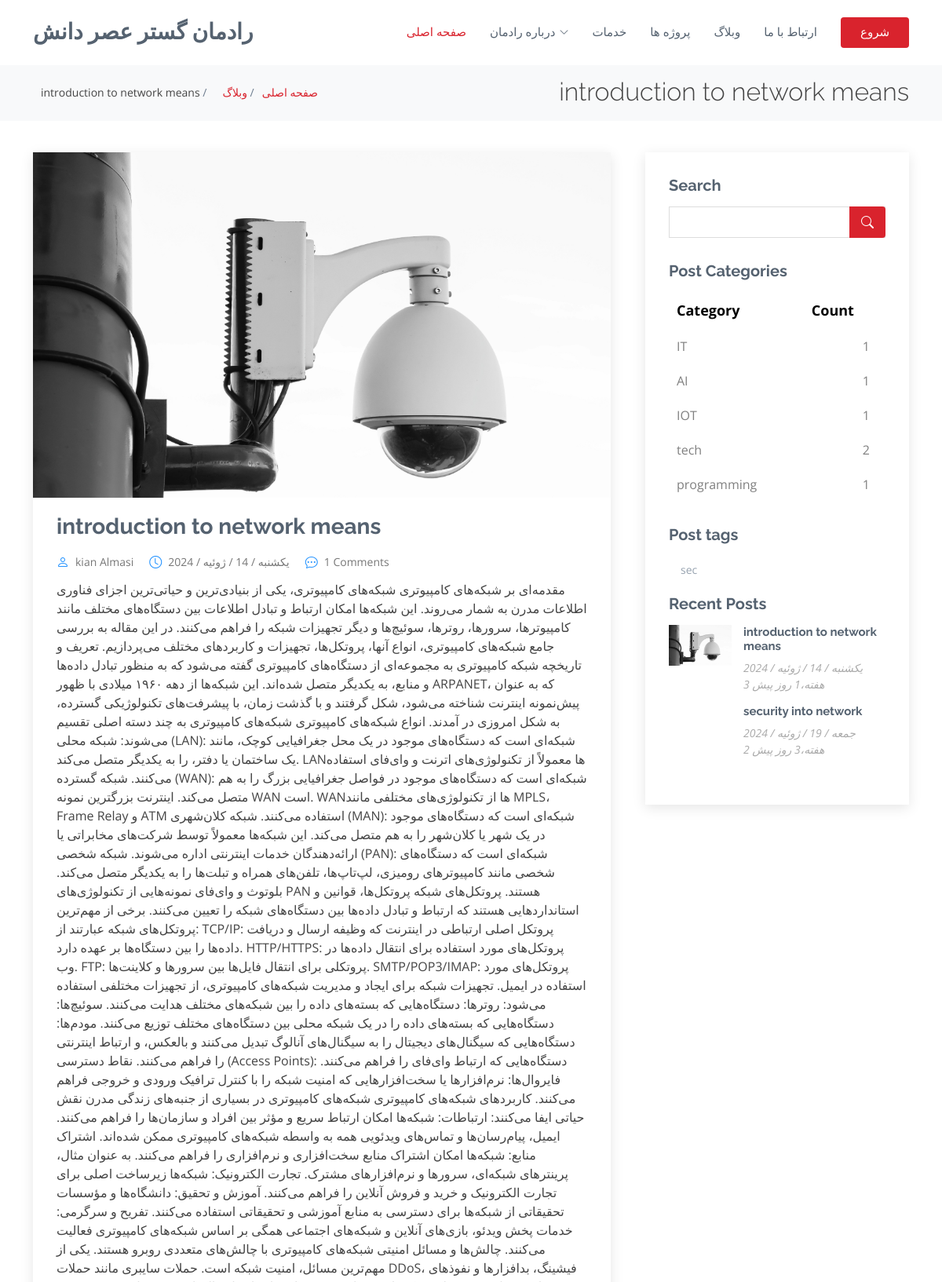
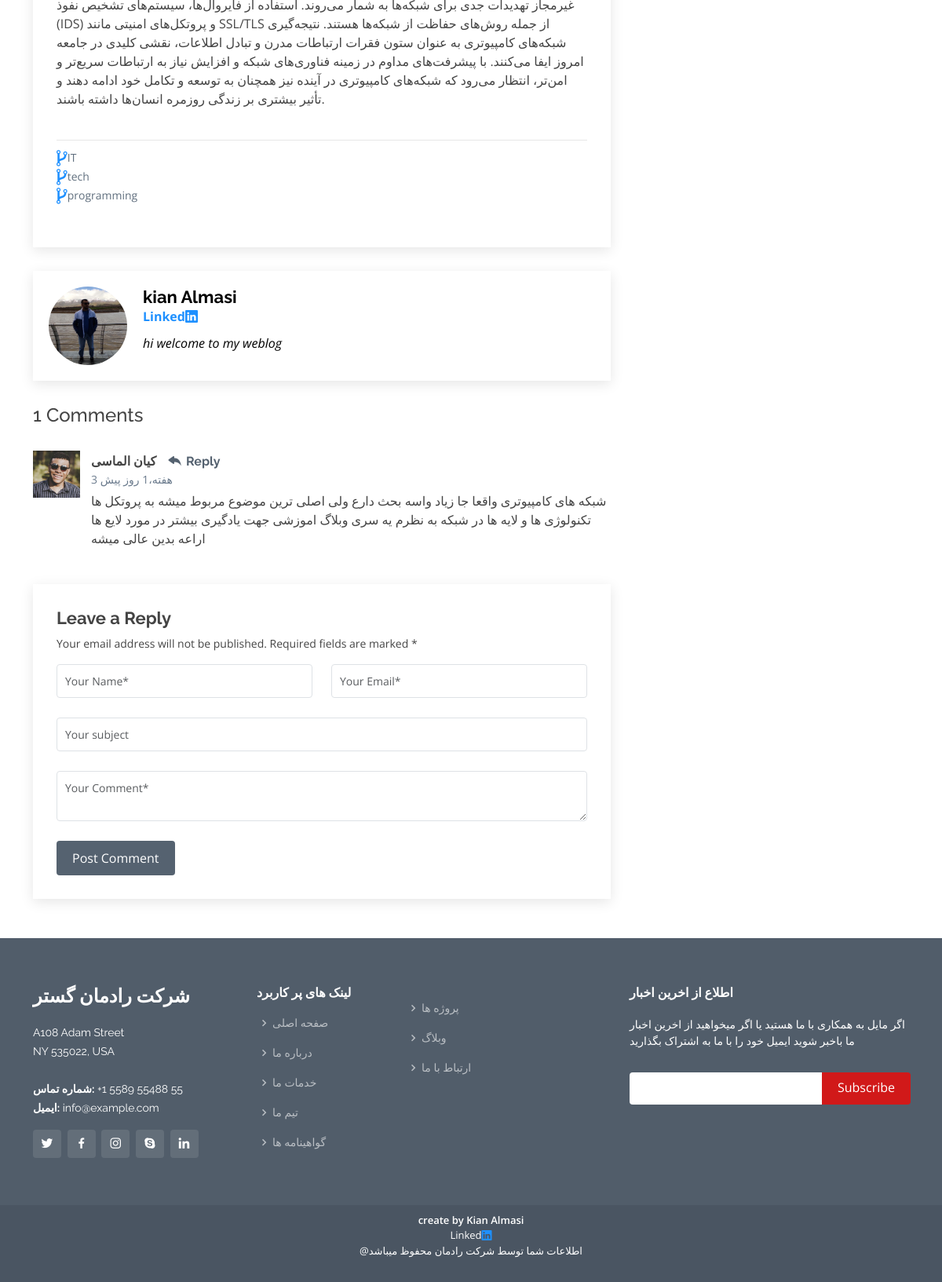
Page /blog/3 on the committed database (2 pictures, top to bottom).
### weblog/models.py (models this page shows, shortened)
class Post(models.Model):
    image=models.ImageField(upload_to="weblog/",default="weblog/image_file/p2.jpg")
    image_single_blog=models.ImageField(upload_to="weblog/",default="weblog/image_file/p2.jpg")
    title=models.CharField(max_length=255)
    content= models.TextField()
    tag=TaggableManager()
    category=models.ManyToManyField(Category)
    author=models.ForeignKey(User,on_delete=models.SET_NULL,null=True)
    counted_view=models.IntegerField(default=0)
    status=models.BooleanField(default=False)
    writer_image=models.ImageField(upload_to="weblog/",default="weblog/image_file/p2.jpg")
    writer_linkedin_account=models.URLField(default="https://www.linkedin.com/in/kian-almasi-0a4016256/")
    writer_summary=models.TextField()
    published_date=models.DateTimeField(default=timezone.now)
    created_date=models.DateTimeField(auto_now_add=True)
    updated_date=models.DateTimeField(auto_now=True)
    class Meta:
        ordering = ["-created_date", "updated_date"]

class Category(models.Model):
    name=models.CharField(max_length=255)
    def __str__(self):
        return self.name

class Comments(models.Model):
    post=models.ForeignKey(Post,on_delete=models.CASCADE)
    name=models.CharField(max_length=255)
    email=models.EmailField()
    subject=models.CharField(max_length=255)
    message=models.TextField()
    approved=models.BooleanField(default=False)
    created_date=models.DateTimeField(auto_now_add=True)
    updated_date=models.DateTimeField(auto_now=True)
    class Meta:
        ordering=['-created_date']

### weblog/views.py (the view, shortened to what this page needs)
# urls.py: path('<int:pid>',blog_single,name='blog_single'),
def blog_single(request,pid):
    posts=Post.objects.filter(status=1)
    post1=get_object_or_404(posts,pk=pid,status=1)
    comments=Comments.objects.filter(post=post1.id,approved=1)
    form=CommentForm()
    context={'post':post1,
            'comments':comments,
            'form':form
            }
    return render(request,'blog/blog-single.html',context)

### weblog/forms.py
class CommentForm(forms.ModelForm):
    class Meta:
        model = Comments
        fields = ['post','name','email','subject','message']

### weblog/templatetags/blog_tags.py (called while the page is built)
@register.inclusion_tag("blog/blog-latestpost.html")
def latestpost():
    posts=Post.objects.filter(status=1).order_by("published_date")[:5]
    return {"posts": posts}

@register.inclusion_tag("blog/blog-post-ctegories.html")
def postcategories():
    posts=Post.objects.filter(status=1)
    categories=Category.objects.all()
    cate_dict={}
    for name in categories:
       cate_dict[name]=posts.filter(category=name).count()
    return {"categries":cate_dict}

### weblog/templatetags/custom_filters.py (called while the page is built)
@register.filter(name='clean_html')
def clean_html(value):
    return bleach.clean(value, tags=ALLOWED_TAGS, attributes=ALLOWED_ATTRIBUTES)

### templates/blog/blog-single.html (shortened to what this page needs)
{% load static %}
{% load blog_tags %}
{% load custom_filters %}
{% load humanize %}
<!DOCTYPE html>
<html lang="fa">
<head>
  <link rel="stylesheet" href="https://cdnjs.cloudflare.com/ajax/libs/font-awesome/4.7.0/css/font-awesome.min.css">
  <link href="{% static '/vendor/animate.css /animate.min.css' %}" rel="stylesheet">
  <link href="{% static '/vendor/bootstrap/css/bootstrap.min.css' %}" rel="stylesheet">
  <link href="{% static '/vendor/bootstrap-icons/bootstrap-icons.css' %}" rel="stylesheet">
  <link href="{% static '/vendor/boxicons/css/boxicons.min.css' %}" rel="stylesheet">
  <link href="{% static '/vendor/glightbox/css/glightbox.min.css' %}" rel="stylesheet">
  <link href="{% static '/vendor/remixicon/remixicon.css' %}" rel="stylesheet">
  <link href="{% static '/vendor/swiper/swiper-bundle.min.css' %}" rel="stylesheet">
  <link href="{% static '/static/style.css' %}" rel="stylesheet">
</head>
<body>
  <header id="header" class="fixed-top d-flex align-items-center">
    <div class="container d-flex align-items-center">
      <h1 class="logo me-auto"><a href="{% url 'blog:home' %}">رادمان گستر عصر دانش</a></h1>
      <nav id="navbar" class="navbar">
        <ul>
          <li><a href="{% url 'blog:home' %}" class="active">صفحه اصلی</a></li>
          <li class="dropdown"><a href="#"><span>درباره رادمان</span> <i class="bi bi-chevron-down"></i></a>
          </li>
          <li><a href="{% url 'blog:services' %}">خدمات</a></li>
          <li><a href="{% url 'blog:portfolio' %}">پروژه ها</a></li>
          <li><a href="{% url 'weblog:blog_view' %}">وبلاگ</a></li>
          <li><a href="{% url 'blog:contact' %}">ارتباط با ما</a></li>
          <li><a href="{% url 'blog:home' %}" class="getstarted">شروع</a></li>
        </ul>
      </nav>
    </div>
  </header>
  <main id="main">
    <section id="breadcrumbs" class="breadcrumbs">
      <div class="container">
        <div class="d-flex justify-content-between align-items-center" style="direction: rtl; text-align: right;">
          <h2>{{post.title}}</h2>
          <ol>
            <li><a href="{% url 'blog:home' %}"> صفحه اصلی</a></li>
            <li><a href="{% url 'weblog:blog_view' %}" > وبلاگ</a></li>
            <li> {{post.title}} </li>
          </ol>
        </div>
      </div>
    </section>
    <section id="blog" class="blog">
      <div class="container" data-aos="fade-up">
        <div class="row">
          <div class="col-lg-8 entries">
            <article class="entry entry-single">
              <div class="entry-img">
                <img src="{{post.image.url}}" alt="" class="img-fluid">
              </div>
              <h2 class="entry-title">
                <a href="{% url 'weblog:blog_single' pid=post.id%}">{{post.title}}</a>
              </h2>
              <div class="entry-meta">
                <ul>
                  <li class="d-flex align-items-center"><i class="bi bi-person" style="color:DodgerBlue"></i> <a href="{% url 'weblog:author' author_username=post.author.username %}">{{post.author.get_full_name}}</a></li>
                  <li class="d-flex align-items-center"><i class="bi bi-clock" style="color:DodgerBlue"></i> <a href="{% url 'weblog:blog_single' pid=post.id%}"><time datetime="2020-01-01">{{post.published_date|date:"D / d / M / Y"}}</time></a></li>
                  <li class="d-flex align-items-center"><i class="bi bi-chat-dots" style="color:DodgerBlue"></i> <a href="{% url 'weblog:blog_single' pid=post.id%}">{{comments|length}} Comments</a></li>
                </ul>
              </div>
              <div class="entry-content">
                <p align='rtl'>{{post.content|clean_html|safe}}</p>
              </div>
              <div class="entry-footer">
                <ul class="cats">
                  {% for cat in post.category.all %}
                  <li class="d-flex align-items-center"><i style="font-size:24px;color:DodgerBlue" class="fa ">&#xf126;</i> <a href="{% url 'weblog:category' cat.name %}">{{ cat.name }}</a></li>
                  {% endfor %}
                </ul>
              </div>
            </article>
            <div class="blog-author d-flex align-items-center">
              <img src="{{post.writer_image.url}}" class="rounded-circle float-left" style="width: 100px; height: 100px; object-fit: cover;" alt="">
              <div>
                <h4 style="color: black; font-weight: bold;">{{post.author.get_full_name}}</h4>
                <div class="social-links">
                  <a href="{{post.writer_linkedin_account}}" style="color: DodgerBlue;font-weight: bold;">Linked<i class="biu bi-linkedin" style="color: DodgerBlue; font-weight: bold;"></i></a>
                </div>
                <p style="color: black;">{{post.writer_summary}}</p>
              </div>
            </div>
            <div class="blog-comments">
              <h4>{{comments|length}} Comments</h4>
              {% for comment in comments %}
              <div id="comment" class="comment">
                <div class="d-flex">
                  <div class="comment-img"><img src="{% static '/img/blog/comments-6.jpg' %}" alt=""></div>
                  <div>
                    <h5><a href="">{{comment.name}}</a> <a href="#" class="reply"><i class="bi bi-reply-fill"></i> Reply</a></h5>
                    <time datetime="{{ post.published_date|date:'D / d / M / Y' }}">{{ post.published_date|naturaltime }}</time>
                    <p>{{comment.message}}</p>
                  </div>
                </div>
              </div>
              {%empty%}
              <p>no comments here be the first one to tell your thoughts</p>
              {%endfor%}
              <div class="comments-area">
              <div class="reply-form">
                <h4>Leave a Reply</h4>
                <p>Your email address will not be published. Required fields are marked * </p>
                <form method="post" action="{% url 'weblog:blog_single' pid=post.id %}" >
                  <div class="row">
                    <div class="col-md-6 form-group">
                      <input name="name" type="text" class="form-control" placeholder="Your Name*">
                    </div>
                    <div class="col-md-6 form-group">
                      <input name="email" type="text" class="form-control" placeholder="Your Email*">
                    </div>
                  </div>
                  <div class="row">
                    <div class="col form-group">
                      <input name="subject" type="text" class="form-control" placeholder="Your subject">
                    </div>
                  </div>
                  <div class="row">
                    <div class="col form-group">
                      <textarea name="message" class="form-control" placeholder="Your Comment*"></textarea>
                    </div>
                  </div>
                  <button type="submit" class="btn btn-primary" >Post Comment</button>
                </form>
              </div>
              </div>
            </div>
          </div>
          <div class="col-lg-4">
            <div class="sidebar">
              <h3 class="sidebar-title">Search</h3>
              <div class="sidebar-item search-form">
                <form action="">
                  <input type="text">
                  <button type="submit"><i class="bi bi-search"></i></button>
                </form>
              </div>
              {% postcategories %}
              {% include "blog/blog-post-tags.html" %}
              {% latestpost %}
          </div>
        </div>
      </div>
    </section>
  </main>
  <footer id="footer">
    <div class="footer-top">
      <div class="container">
        <div class="row">
          <div class="col-lg-3 col-md-6">
            <div class="footer-info">
              <h3>شرکت رادمان گستر</h3>
              <p>
                A108 Adam Street <br>
                NY 535022, USA<br><br>
                <strong dir='ltr'> شماره تماس:</strong> +1 5589 55488 55<br>
                <strong dir='ltr'>ایمیل:</strong> info@example.com<br>
              </p>
              <div class="social-links mt-3">
                <a href="#" class="twitter"><i class="bx bxl-twitter"></i></a>
                <a href="#" class="facebook"><i class="bx bxl-facebook"></i></a>
                <a href="#" class="instagram"><i class="bx bxl-instagram"></i></a>
                <a href="#" class="google-plus"><i class="bx bxl-skype"></i></a>
                <a href="#" class="linkedin"><i class="bx bxl-linkedin"></i></a>
              </div>
            </div>
          </div>
          <div class="col-lg-2 col-md-6 footer-links">
            <h4>لینک های پر کاربرد</h4>
            <ul>
              <li><i class="bx bx-chevron-right"></i> <a href="{% url 'blog:home' %}">صفحه اصلی</a></li>
              <li><i class="bx bx-chevron-right"></i> <a href="{% url 'blog:about' %}">درباره ما</a></li>
              <li><i class="bx bx-chevron-right"></i> <a href="{% url 'blog:services' %}">خدمات ما</a></li>
              <li><i class="bx bx-chevron-right"></i> <a href="{% url 'blog:team' %}">تیم ما</a></li>
              <li><i class="bx bx-chevron-right"></i> <a href="{% url 'blog:testimonials' %}">گواهینامه ها</a></li>
            </ul>
          </div>
          <div class="col-lg-3 col-md-6 footer-links">
            <h4> </h4>
            <ul>
              <li><i class="bx bx-chevron-right"></i> <a href="{% url 'blog:portfolio' %}">پروژه ها</a></li>
              <li><i class="bx bx-chevron-right"></i> <a href="{% url 'weblog:blog_view' %}">وبلاگ</a></li>
              <li><i class="bx bx-chevron-right"></i> <a href="{% url 'blog:contact' %}">ارتباط با ما</a></li>
            </ul>
          </div>
          <div class="col-lg-4 col-md-6 footer-newsletter">
            <h4 align='rtl'>اطلاع از اخرین اخبار</h4>
            <p align='rtl'>اگر مایل به همکاری با ما هستید یا اگر میخواهید از اخرین اخبار ما باخبر شوید ایمیل خود را با ما به اشتراک بگذارید</p>
            <form action="{% url 'blog:newsletter' %}" method="post">
              <input type="email" name="email"><input type="submit" value="Subscribe">
            </form>
          </div>
        </div>
      </div>
    </div>
    <div class="container">
      <div class="credits">
        <div>
          <a href="https://www.linkedin.com/in/kian-almasi" style="color:white;font-weight: smale;"><smale>create by Kian Almasi</smale></a>
        </div>
        <div style="color:white;font-weight: smale;">
          Linked<a href="https://www.linkedin.com/in/kian-almasi" style="color: DodgerBlue;font-weight: bold;"><i class="biu bi-linkedin" style="color: DodgerBlue; font-weight: bold;"></i></a>
        </div>
        <div style="color:white;font-weight: smale;"> @اطلاعات شما توسط شرکت رادمان محفوظ میباشد</div>
      </div>
    </div>
  </footer>
</body>
</html>

### templates/blog/blog-post-ctegories.html (shortened to what this page needs)
{% load static %}
<h3 class="sidebar-title">Post Categories</h3>
<div class="sidebar-item categories">
  <table class="table">
    <thead>
      <tr>
        <th scope="col" class="category-header">Category</th>
        <th scope="col" class="category-header">Count</th>
      </tr>
    </thead>
    <tbody>
      {% for name, count in categries.items %}
      <tr>
        <td>
          <a href="{% url 'weblog:category' name%}" class="color:DodgerBlue">{{ name }}</a>
        </td>
        <td class="text-right">
          {{ count }}
        </td>
      </tr>
      {% endfor %}
    </tbody>
  </table>
</div>

### templates/blog/blog-post-tags.html
<h3 class="sidebar-title">Post tags</h3>
<div class="sidebar-item tags">
    <ul>
        {% for tag in post.tag.all %}
            <li><a href="{% url 'weblog:tag' tag_name=tag.name %}">{{tag.name}}</a></li>
        {% empty %}
            <li>No tags available.</li>
        {% endfor %}
    </ul>
</div>

### templates/blog/blog-latestpost.html
{% load humanize %}
{% load static %}
<h3 class="sidebar-title">Recent Posts</h3>
<div class="sidebar-item recent-posts">
    {% for post in posts %}
    <div class="post-item clearfix">
        <img src="{{ post.image.url }}" alt="">
        <h4><a href="/blog/{{ post.id }}">{{ post.title }}</a></h4>
        <time datetime="{{ post.published_date|date:'Y-m-d' }}">{{ post.published_date|date:"D / d / M / Y" }}</time>
        <time datetime="{{ post.published_date|date:'Y-m-d' }}">{{ post.published_date|naturaltime }}</time>
    </div>
    {% endfor %}
</div>

### templates/blog/blog-post-ctegories.html (style rules this page uses)
.sidebar-item.categories .table { width: 100%; margin-top: 15px; background-color: white; border-collapse: w; }
.sidebar-item.categories .table th, .sidebar-item.categories .table td { padding: 10px; text-align: left; border: none; }
.sidebar-item.categories .table th.category-header { font-size: 18px; color: black ; }
.sidebar-item.categories .table td.text-right { text-align: right; padding-right: 20px; color: Gray; }
.sidebar-item.categories .table a { color: Gray; text-decoration: none; }

### rows in the picture
Post: title "introduction to network means", image (picture), author.get_full_name "kian Almasi", published_date "یکشنبه / 14 / ژوئیه / 2024", content|clean_html "مقدمه‌ای بر شبکه‌های کامپیوتری شبکه‌های کامپیوتری، یکی از بنیادی‌ترین و حیاتی‌ترین اجزای فناوری اطلاعات مدرن به شمار می‌روند. این شبکه‌ها امکان ارتباط و تبادل اطلاعات بین دستگاه‌های مختلف مانند کامپیوترها، سرورها، روترها، سوئیچ‌ها و دیگر تجهیزات شبکه را فراهم می‌کنند. در این مقاله به بررسی جامع شبکه‌های کامپیوتری، انواع آنها، پروتکل‌ها، تجهیزات و کاربردهای مختلف می‌پردازیم. تعریف و تاریخچه شبکه کامپیوتری به مجموعه‌ای از دستگاه‌های کامپیوتری گفته می‌شود که به منظور تبادل داده‌ها و منابع، به یکدیگر متصل شده‌اند. این شبکه‌ها از دهه ۱۹۶۰ میلادی با ظهور ARPANET، که به عنوان پیش‌نمونه اینترنت شناخته می‌شود، شکل گرفتند و با گذشت زمان، با پیشرفت‌های تکنولوژیکی گسترده، به شکل امروزی در آمدند. انواع…", writer_image (picture), writer_summary "hi welcome to my weblog", published_date "3 هفته،1 روز پیش"
Category: name "IT", id "1"
Category: name "tech", count "2"
Category: name "programming", count "1"
Comments: name "کیان الماسی", message "شبکه های کامپیوتری واقعا جا زیاد واسه بحث دارع ولی اصلی ترین موضوع مربوط میشه به پروتکل ها تکنولوژی ها و لایه ها در شبکه به نظرم یه سری وبلاگ اموزشی جهت یادگیری بیشتر در مورد لایع ها اراعه بدین عالی میشه"
Category: name "AI", count "1"
Category: name "IOT", count "1"
Tag: name "sec"
Post: title "security into network", published_date "جمعه / 19 / ژوئیه / 2024", published_date "2 هفته،3 روز پیش"

### other values in the picture
{{ comments|length }} "1"
